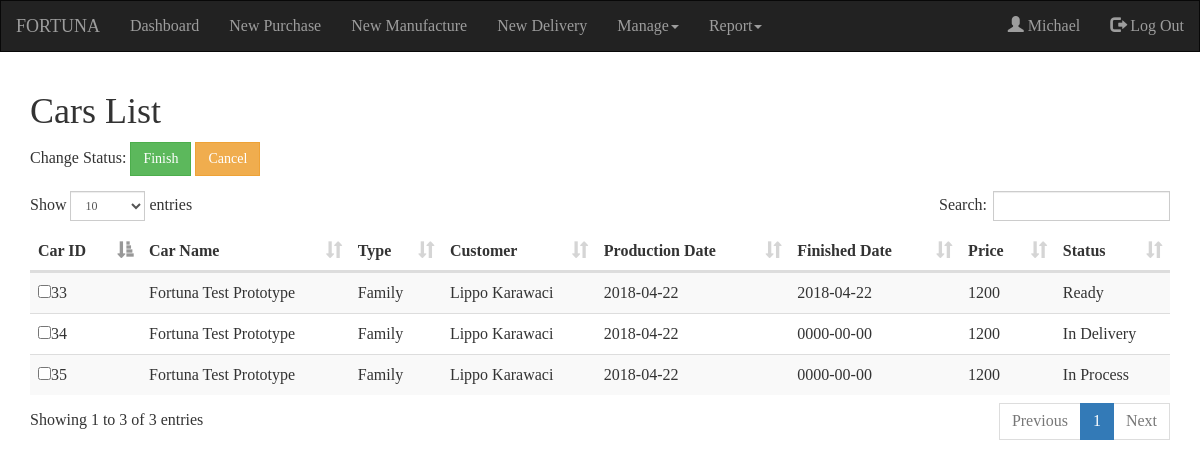
The page /mancars.php (signed in) on the database its author committed.
### tables this page shows
CREATE TABLE `production` (
  `prodId` int(11) NOT NULL,
  `empId` varchar(20) NOT NULL,
  `braId` varchar(20) NOT NULL,
  `prodStart` date NOT NULL,
  `prodStatus` tinyint(4) NOT NULL
);

CREATE TABLE `productiondet` (
  `prodId` varchar(20) NOT NULL,
  `carId` varchar(20) NOT NULL,
  `prodDetFinish` date NOT NULL,
  `prodDetCost` int(11) NOT NULL,
  `prodDetStatus` tinyint(4) NOT NULL
);

CREATE TABLE `card` (
  `cardId` int(20) NOT NULL,
  `cardName` varchar(50) NOT NULL,
  `cardHeight` int(11) NOT NULL,
  `cardWidth` int(11) NOT NULL,
  `cardLength` int(11) NOT NULL,
  `cardType` varchar(20) NOT NULL,
  `cardWeight` int(11) NOT NULL,
  `cardPrice` int(11) NOT NULL,
  `cardAdded` date NOT NULL,
  `cardPhoto` varchar(30) NOT NULL,
  `cardStatus` tinyint(4) NOT NULL
);

CREATE TABLE `branch` (
  `braId` varchar(20) NOT NULL,
  `braName` varchar(30) NOT NULL,
  `braAddress` text NOT NULL,
  `braManager` varchar(20) NOT NULL,
  `braPhone` varchar(15) NOT NULL,
  `braMail` varchar(50) NOT NULL,
  `braStatus` tinyint(4) NOT NULL
);

CREATE TABLE `car` (
  `carId` int(20) NOT NULL,
  `cardId` varchar(20) NOT NULL,
  `carPrice` int(11) NOT NULL,
  `carStatus` tinyint(4) NOT NULL
);

### koneksi.php (called while the page is built, shortened)
<?php
$con=mysqli_connect('localhost', 'root', '', 'uas_pos');
function queryRun($query){
  global $con;
  $hello=mysqli_query($con, $query);
  return $hello;
}
function queryTable($query){
  $hello=mysqli_fetch_assoc($query);
  return $hello;
}
?>

### mancars.php (the view, shortened to what this page needs)
<!DOCTYPE html>
<?php
if(isset($_SESSION['empId']) AND $_SESSION['positionAccess'] <= 2){
  ?>
<html lang="en">
<head>
  <link rel="stylesheet" href="https://maxcdn.bootstrapcdn.com/bootstrap/3.3.7/css/bootstrap.min.css">
  <link rel="stylesheet" href="css/css.css">
  <link rel="stylesheet" href="css/dataTables.bootstrap.min.css">
</head>
<body>
  <?php include('koneksi.php');
  function showCars(){
    $query=queryRun("SELECT productiondet.prodId, production.braId, productiondet.carId, card.cardType, car.carPrice, card.cardName, car.carStatus, prodStart, prodDetFinish, prodStatus, braName FROM production, branch, productiondet, car, card WHERE production.braId=branch.braId AND productiondet.prodId=production.prodId AND productiondet.carId=car.carId AND car.cardId=card.cardId;");
    while($hasil=queryTable($query)){
      $id=$hasil['carId'];
      $name=$hasil['cardName'];
      $type=$hasil['cardType'];
      $cust=$hasil['braName'];
      $date=$hasil['prodStart'];
      $finish=$hasil['prodDetFinish'];
      $price=$hasil['carPrice'];
      $statuss=$hasil['carStatus'];
        $status="";
        if($statuss==1){
            $status="Ready";
        }else if($statuss==2){
            $status="In Process";
        }else if($statuss==0){
            $status="Canceled";
        }else if($statuss==3){
            $status="Delivered";
        }else if($statuss==4){
            $status="In Delivery";
        }
      ?>
      <tr>
        <td><input type=checkbox id=id name=id[] value="<?php echo $id?>"><?php echo $id?></td>
        <td><?php echo $name?></td>
        <td><?php echo $type?></td>
        <td><?php echo $cust?></td>
        <td><?php echo $date?></td>
        <td><?php echo $finish?></td>
        <td><?php echo $price?></td>
        <td>
          <?php echo $status?>
        </td>
      </tr>
      <?php
    }
  }
  ?>
  <nav class="navbar navbar-inverse">
      <div class="container-fluid">
        <div class="navbar-header">
          <a class="navbar-brand" href="#">FORTUNA</a>
        </div>
        <ul class="nav navbar-nav">
          <li><a href="dashboard.php">Dashboard</a></li>
            <li><a href="newpurchase.php">New Purchase</a></li>
            <li><a href="newmanufactur.php">New Manufacture</a></li>
            <li><a href="newdelivery.php">New Delivery</a></li>
            <?php
              if($_SESSION['positionAccess'] <= 2){
                ?>
          <li class="dropdown"><a class="dropdown-toggle" data-toggle="dropdown"href="#">Manage<span class="caret"></span></a>
          </li>
            <?php
              }
            ?>
            <li class="dropdown"><a class="dropdown-toggle" data-toggle="dropdown"href="#">Report<span class="caret"></span></a>
          </li>
        </ul>
        <ul class="nav navbar-nav navbar-right">
          <li><a href="#"><span class="glyphicon glyphicon-user"></span> <?php echo $_SESSION['name']?></a> </li>
          <li><a href="login.php?logout=1"><span class="glyphicon glyphicon-log-out"></span> Log Out</a></li>
      </ul>
      </div>
    </nav>
  <div class="container">
    <h1>Cars List</h1>
      <form method="post">
          <div style="margin-bottom:15px">
              Change Status:
              <input type=submit class="btn btn-success" id=finish name=finish value="Finish">
              <input type=submit class="btn btn-warning" id=cancel name=cancel value="Cancel">
          </div>
    <table class="table table-striped" id=example1>
      <thead>
        <tr>
          <th>Car ID</th>
          <th>Car Name</th>
          <th>Type</th>
          <th>Customer</th>
          <th>Production Date</th>
          <th>Finished Date</th>
          <th>Price</th>
          <th>Status</th>
        </tr>
      </thead>
      <?php
      showCars();
      ?>
    </table>
      </form>
  </div>
</body>
</html>
<?php
}else{
  header("location:login.php?lfail=1");
} ?>

### css/css.css (style rules this page uses)
body { font-family: moon; font-size: 16px; }
.navbar-brand { font-family: oneday; }
.nav { font-size: 16px; }

### mancars.php (style rules this page uses)
* { border-radius: 0 !important; }
.table > tbody > tr > td { vertical-align: middle; }

### rows shown on the page
production: productiondet.carId "33", card.cardName "Fortuna Test Prototype", card.cardType "Family", braId.braName "Lippo Karawaci", prodStart "2018-04-22", productiondet.prodDetFinish "2018-04-22", car.carPrice "1200", car.carStatus "Ready", productiondet.carId "34", productiondet.prodDetFinish "0000-00-00", car.carStatus "In Delivery", productiondet.carId "35", car.carStatus "In Process"

### other values the page prints
$_SESSION['name'] "Michael"
